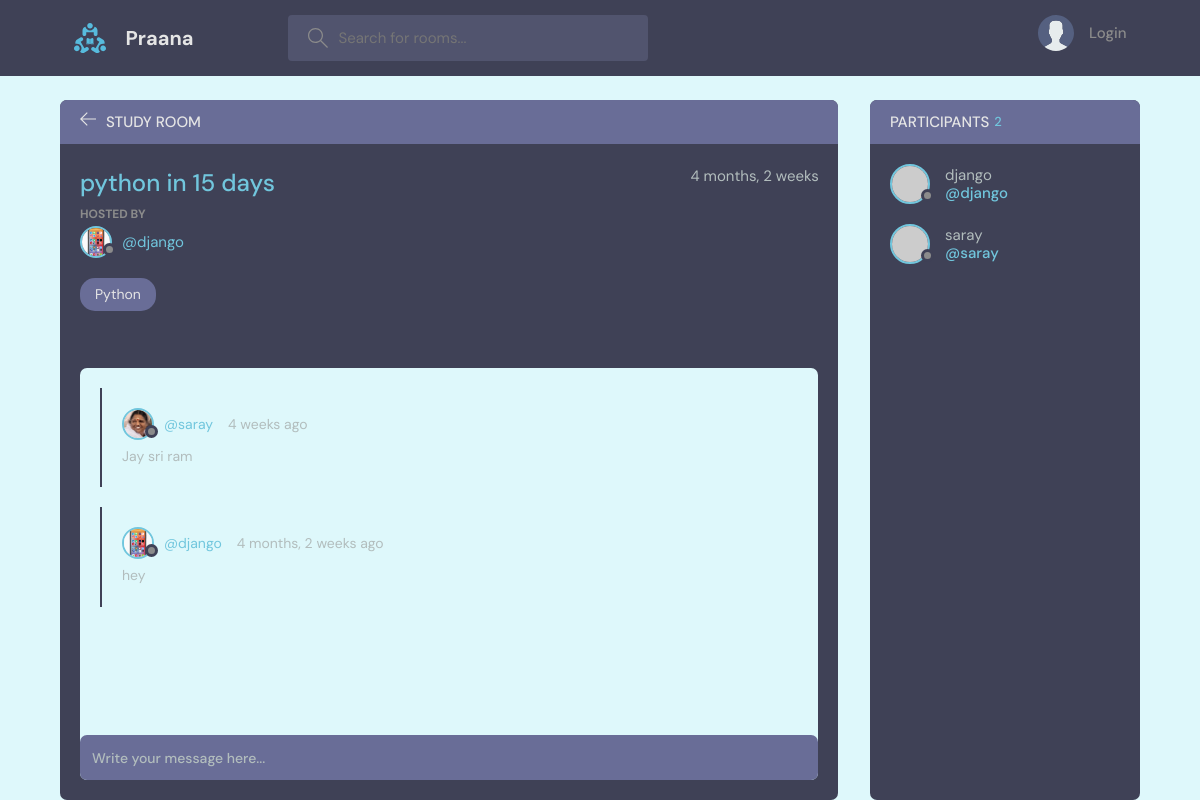
Page /room/2/ on the committed database.
### base/models.py (models this page shows, shortened)
class Room(models.Model):
    host = models.ForeignKey(User, on_delete=models.SET_NULL, null=True)
    topic =  models.ForeignKey(Topic, on_delete=models.SET_NULL, null=True) # dont delete the room if topic is deleted, having null=true for the case mentioned before
    name = models.CharField(max_length=200)
    description = models.TextField(null=True, blank=True) # null=true it can be blank || blank is for the form to have it null while creating
    participants = models.ManyToManyField(User, related_name="participants", blank=True) # if blank == true check nothing in forms
    updated = models.DateTimeField(auto_now=True) # automatically add it whenevver invoked, gets updated everytime
    created = models.DateTimeField(auto_now_add=True) # only takes the timestamp when we create it, doesnt get updated everytime
    class Meta:
        ordering = ['-updated', '-created'] # updated and created, '-' is used to make descending else its in ascending order

class User(AbstractUser): # now this user model will be used
    name = models.CharField(max_length=200, null=True)
    email = models.EmailField(null=True, unique=True)
    bio = models.TextField(null=True)
    avatar = models.ImageField(null=True, default="avatar.svg") # this relies on a 3rd party package named pillow so pip install it or have it in requirements.txt
    USERNAME_FIELD = 'email' # use field email to login and authenticate stuff
    REQUIRED_FIELDS = []

class Topic(models.Model):
    name = models.CharField(max_length=200)
    def __str__(self):
        return self.name

class Message(models.Model):
    user = models.ForeignKey(User, on_delete=models.CASCADE)
    room = models.ForeignKey(Room, on_delete=models.CASCADE) # if the room gets deleted all the children here gets deleted -> cascadedoes that
    body = models.TextField()
    updated = models.DateTimeField(auto_now=True) # automatically add it whenevver invoked, gets updated everytime
    created = models.DateTimeField(auto_now_add=True) # only takes the timestamp when we create it, doesnt get updated everytime
    class Meta:
        ordering = ['-updated', '-created'] # updated and created, '-' is used to make descending else its in ascending order

### base/views.py (the view, shortened to what this page needs)
# urls.py: path('room/<str:pk>/', views.room, name='room'),#passing dynamic value as we may have multiple rooms
def room(request, pk):
    room = Room.objects.get(id=pk) # using pk as id to grab data
    room_messages = room.message_set.all().order_by('-created') # asking to give us the set of messages in table message(all lowercase here) _set.all() -> give everything related to this room
    participants = room.participants.all()
    context = {"room": room, "room_messages": room_messages, "participants": participants}
    return render(request, 'base/room.html', context)

### base/templates/base/room.html (shortened to what this page needs)
{% extends 'main.html' %}
{% block content %}
    <main class="profile-page layout layout--2">
      <div class="container">
        <div class="room">
          <div class="room__top">
            <div class="room__topLeft">
              <a href="{% url 'home' %}">
                <svg version="1.1" xmlns="http://www.w3.org/2000/svg" width="32" height="32" viewBox="0 0 32 32">
                  <title>arrow-left</title>
                  <path
                    d="M13.723 2.286l-13.723 13.714 13.719 13.714 1.616-1.611-10.96-10.96h27.625v-2.286h-27.625l10.965-10.965-1.616-1.607z"
                  ></path>
                </svg>
              </a>
              <h3>Study Room</h3>
            </div>
          </div>
          <div class="room__box scroll">
            <div class="room__header scroll">
              <div class="room__info">
                <h3>{{room.name}}</h3>
                <span>{{room.created|timesince}}</span>
              </div>
              <div class="room__hosted">
                <p>Hosted By</p>
                <a href="{% url 'user-profile' room.host.id %}" class="room__author">
                  <div class="avatar avatar--small">
                    <img src="{{room.host.avatar.url}}" />
                  </div>
                  <span>@{{room.host.username}}</span>
                </a>
              </div>
              <span class="room__topics">{{room.topic}}</span>
            </div>
            <div class="room__conversation">
              <div class="threads scroll">
                {% for message in room_messages %}
                <div class="thread">
                  <div class="thread__top">
                    <div class="thread__author">
                      <a href="{% url 'user-profile' message.user.id %}" class="thread__authorInfo">
                        <div class="avatar avatar--small">
                          <img src="{{message.user.avatar.url}}" />
                        </div>
                        <span>@{{message.user.username}}</span>
                      </a>
                      <span class="thread__date">{{message.created|timesince}} ago</span>
                    </div>
                  </div>
                  <div class="thread__details">
                    {{message.body}}
                  </div>
                </div>
                {% endfor %}
              </div>
            </div>
          </div>
          <div class="room__message">
            <form action="" method="POST">
              <input name="body" placeholder="Write your message here..." /></form>
          </div>
        </div>
        <div class="participants">
          <h3 class="participants__top">Participants <span>{{participants.count}}</span></h3>
          <div class="participants__list scroll">
            {% for user in participants%}
            <a href="{% url 'user-profile' user.id %}" class="participant">
              <div class="avatar avatar--medium">
                <img src="https://randomuser.me/api/portraits/men/37.jpg" />
              </div>
              <p>
                {{user.username}}
                <span>@{{user.username}}</span>
              </p>
            </a>
            {% endfor %}
          </div>
        </div>
      </div>
    </main>
{% endblock content %}

### rows in the picture
Room: name "python in 15 days", created "4 months, 2 weeks", host.avatar (picture), host.username "django", topic "Python"
Message: user.avatar (picture), user.username "saray", created "4 weeks", body "Jay sri ram"
Message: user.avatar (picture), user.username "django", created "4 months, 2 weeks", body "hey"
User: username "django"
User: username "saray"

### other values in the picture
{{ participants.count }} "2"
